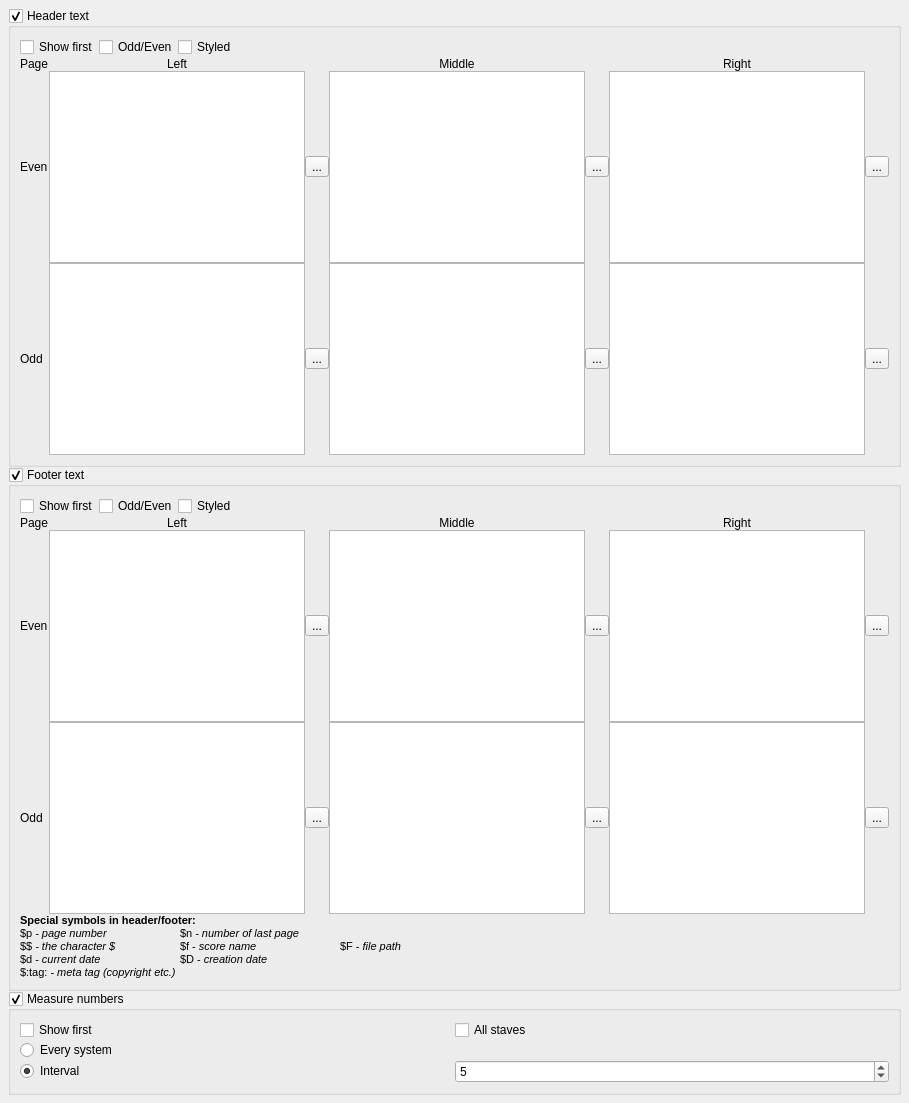
     <widget class="QWidget" name="Seite3">
      <layout class="QGridLayout" name="gridLayout_10">
       <property name="margin">
        <number>8</number>
       </property>
       <property name="spacing">
        <number>0</number>
       </property>
       <item row="0" column="0">
        <widget class="QGroupBox" name="showHeader">
         <property name="sizePolicy">
          <sizepolicy hsizetype="Preferred" vsizetype="Expanding">
           <horstretch>0</horstretch>
           <verstretch>0</verstretch>
          </sizepolicy>
         </property>
         <property name="title">
          <string>Header text</string>
         </property>
         <property name="flat">
          <bool>false</bool>
         </property>
         <property name="checkable">
          <bool>true</bool>
         </property>
         <layout class="QVBoxLayout" name="verticalLayout_23">
          <property name="spacing">
           <number>0</number>
          </property>
          <item>
           <layout class="QHBoxLayout" name="horizontalLayout_4">
            <item>
             <widget class="QCheckBox" name="showHeaderFirstPage">
              <property name="toolTip">
               <string>show header also on first page</string>
              </property>
              <property name="text">
               <string>Show first</string>
              </property>
             </widget>
            </item>
            <item>
             <widget class="QCheckBox" name="headerOddEven">
              <property name="toolTip">
               <string>use odd even page header</string>
              </property>
              <property name="text">
               <string>Odd/Even</string>
              </property>
             </widget>
            </item>
            <item>
             <widget class="QCheckBox" name="headerStyled">
              <property name="text">
               <string>Styled</string>
              </property>
             </widget>
            </item>
            <item>
             <spacer name="horizontalSpacer_4">
              <property name="orientation">
               <enum>Qt::Horizontal</enum>
              </property>
              <property name="sizeHint" stdset="0">
               <size>
                <width>40</width>
                <height>20</height>
               </size>
              </property>
             </spacer>
            </item>
           </layout>
          </item>
          <item>
           <layout class="QGridLayout" name="gridLayout_5">
            <item row="0" column="1">
             <widget class="QLabel" name="label_5">
              <property name="text">
               <string>Left</string>
              </property>
              <property name="alignment">
               <set>Qt::AlignCenter</set>
              </property>
             </widget>
            </item>
            <item row="0" column="3">
             <widget class="QLabel" name="label_6">
              <property name="text">
               <string>Middle</string>
              </property>
              <property name="alignment">
               <set>Qt::AlignCenter</set>
              </property>
             </widget>
            </item>
            <item row="0" column="5">
             <widget class="QLabel" name="label_7">
              <property name="text">
               <string>Right</string>
              </property>
              <property name="alignment">
               <set>Qt::AlignCenter</set>
              </property>
             </widget>
            </item>
            <item row="1" column="0">
             <widget class="QLabel" name="label_67">
              <property name="text">
               <string>Even</string>
              </property>
             </widget>
            </item>
            <item row="1" column="1">
             <widget class="QTextEdit" name="evenHeaderL">
              <property name="sizePolicy">
               <sizepolicy hsizetype="Expanding" vsizetype="Expanding">
                <horstretch>0</horstretch>
                <verstretch>0</verstretch>
               </sizepolicy>
              </property>
              <property name="minimumSize">
               <size>
                <width>0</width>
                <height>30</height>
               </size>
              </property>
              <property name="maximumSize">
               <size>
                <width>16777215</width>
                <height>16777215</height>
               </size>
              </property>
             </widget>
            </item>
            <item row="1" column="2">
             <widget class="QToolButton" name="editEvenHeaderL">
              <property name="toolTip">
               <string>edit even page header</string>
              </property>
              <property name="text">
               <string>...</string>
              </property>
             </widget>
            </item>
            <item row="1" column="3">
             <widget class="QTextEdit" name="evenHeaderC">
              <property name="sizePolicy">
               <sizepolicy hsizetype="Expanding" vsizetype="Expanding">
                <horstretch>0</horstretch>
                <verstretch>0</verstretch>
               </sizepolicy>
              </property>
              <property name="minimumSize">
               <size>
                <width>0</width>
                <height>30</height>
               </size>
              </property>
              <property name="maximumSize">
               <size>
                <width>16777215</width>
                <height>16777215</height>
               </size>
              </property>
             </widget>
            </item>
            <item row="1" column="4">
             <widget class="QToolButton" name="editEvenHeaderC">
              <property name="toolTip">
               <string>edit even page header</string>
              </property>
              <property name="text">
               <string>...</string>
              </property>
             </widget>
            </item>
            <item row="1" column="5">
             <widget class="QTextEdit" name="evenHeaderR">
              <property name="sizePolicy">
               <sizepolicy hsizetype="Expanding" vsizetype="Expanding">
                <horstretch>0</horstretch>
                <verstretch>0</verstretch>
               </sizepolicy>
              </property>
              <property name="minimumSize">
               <size>
                <width>0</width>
                <height>30</height>
               </size>
              </property>
              <property name="maximumSize">
               <size>
                <width>16777215</width>
                <height>16777215</height>
               </size>
              </property>
             </widget>
            </item>
            <item row="1" column="6">
             <widget class="QToolButton" name="editEvenHeaderR">
              <property name="toolTip">
               <string>edit even page header</string>
              </property>
              <property name="text">
               <string>...</string>
              </property>
             </widget>
            </item>
            <item row="2" column="0">
             <widget class="QLabel" name="label_66">
              <property name="text">
               <string>Odd</string>
              </property>
             </widget>
            </item>
            <item row="2" column="1">
             <widget class="QTextEdit" name="oddHeaderL">
              <property name="minimumSize">
               <size>
                <width>0</width>
                <height>30</height>
               </size>
              </property>
              <property name="maximumSize">
               <size>
                <width>16777215</width>
                <height>16777215</height>
               </size>
              </property>
             </widget>
            </item>
            <item row="2" column="2">
             <widget class="QToolButton" name="editOddHeaderL">
              <property name="toolTip">
               <string>add odd page header</string>
              </property>
              <property name="text">
               <string>...</string>
              </property>
             </widget>
            </item>
            <item row="2" column="3">
             <widget class="QTextEdit" name="oddHeaderC">
              <property name="minimumSize">
               <size>
                <width>0</width>
                <height>30</height>
               </size>
              </property>
              <property name="maximumSize">
               <size>
                <width>16777215</width>
                <height>16777215</height>
               </size>
              </property>
             </widget>
            </item>
            <item row="2" column="4">
             <widget class="QToolButton" name="editOddHeaderC">
              <property name="toolTip">
               <string>add odd page header</string>
              </property>
              <property name="text">
               <string>...</string>
              </property>
             </widget>
            </item>
            <item row="2" column="5">
             <widget class="QTextEdit" name="oddHeaderR">
              <property name="minimumSize">
               <size>
                <width>0</width>
                <height>30</height>
               </size>
              </property>
              <property name="maximumSize">
               <size>
                <width>16777215</width>
                <height>16777215</height>
               </size>
              </property>
             </widget>
            </item>
            <item row="2" column="6">
             <widget class="QToolButton" name="editOddHeaderR">
              <property name="toolTip">
               <string>add odd page header</string>
              </property>
              <property name="text">
               <string>...</string>
              </property>
             </widget>
            </item>
            <item row="0" column="0">
             <widget class="QLabel" name="label_93">
              <property name="text">
               <string>Page</string>
              </property>
             </widget>
            </item>
           </layout>
          </item>
         </layout>
        </widget>
       </item>
       <item row="1" column="0">
        <widget class="QGroupBox" name="showFooter">
         <property name="sizePolicy">
          <sizepolicy hsizetype="Preferred" vsizetype="Expanding">
           <horstretch>0</horstretch>
           <verstretch>0</verstretch>
          </sizepolicy>
         </property>
         <property name="toolTip">
          <string/>
         </property>
         <property name="title">
          <string>Footer text</string>
         </property>
         <property name="flat">
          <bool>false</bool>
         </property>
         <property name="checkable">
          <bool>true</bool>
         </property>
         <layout class="QVBoxLayout" name="verticalLayout_22">
          <property name="spacing">
           <number>0</number>
          </property>
          <item>
           <layout class="QHBoxLayout" name="horizontalLayout_2">
            <item>
             <widget class="QCheckBox" name="showFooterFirstPage">
              <property name="toolTip">
               <string>show footer also on first page</string>
              </property>
              <property name="text">
               <string>Show first</string>
              </property>
             </widget>
            </item>
            <item>
             <widget class="QCheckBox" name="footerOddEven">
              <property name="toolTip">
               <string>use odd even page footer</string>
              </property>
              <property name="text">
               <string>Odd/Even</string>
              </property>
             </widget>
            </item>
            <item>
             <widget class="QCheckBox" name="footerStyled">
              <property name="text">
               <string>Styled</string>
              </property>
             </widget>
            </item>
            <item>
             <spacer name="horizontalSpacer_3">
              <property name="orientation">
               <enum>Qt::Horizontal</enum>
              </property>
              <property name="sizeHint" stdset="0">
               <size>
                <width>40</width>
                <height>20</height>
               </size>
              </property>
             </spacer>
            </item>
           </layout>
          </item>
          <item>
           <layout class="QGridLayout" name="gridLayout_6">
            <item row="2" column="4">
             <widget class="QToolButton" name="editOddFooterC">
              <property name="toolTip">
               <string>edit odd page header</string>
              </property>
              <property name="text">
               <string>...</string>
              </property>
             </widget>
            </item>
            <item row="1" column="0">
             <widget class="QLabel" name="label_80">
              <property name="text">
               <string>Even</string>
              </property>
             </widget>
            </item>
            <item row="1" column="1">
             <widget class="QTextEdit" name="evenFooterL">
              <property name="minimumSize">
               <size>
                <width>0</width>
                <height>30</height>
               </size>
              </property>
             </widget>
            </item>
            <item row="0" column="3">
             <widget class="QLabel" name="label_3">
              <property name="text">
               <string>Middle</string>
              </property>
              <property name="alignment">
               <set>Qt::AlignCenter</set>
              </property>
             </widget>
            </item>
            <item row="1" column="6">
             <widget class="QToolButton" name="editEvenFooterR">
              <property name="toolTip">
               <string>edit even page footer</string>
              </property>
              <property name="text">
               <string>...</string>
              </property>
             </widget>
            </item>
            <item row="2" column="6">
             <widget class="QToolButton" name="editOddFooterR">
              <property name="toolTip">
               <string>edit odd page header</string>
              </property>
              <property name="text">
               <string>...</string>
              </property>
             </widget>
            </item>
            <item row="1" column="2">
             <widget class="QToolButton" name="editEvenFooterL">
              <property name="toolTip">
               <string>edit even page footer</string>
              </property>
              <property name="text">
               <string>...</string>
              </property>
             </widget>
            </item>
            <item row="1" column="3">
             <widget class="QTextEdit" name="evenFooterC">
              <property name="minimumSize">
               <size>
                <width>0</width>
                <height>30</height>
               </size>
              </property>
             </widget>
            </item>
            <item row="2" column="0">
             <widget class="QLabel" name="label_65">
              <property name="text">
               <string>Odd</string>
              </property>
             </widget>
            </item>
            <item row="2" column="1">
             <widget class="QTextEdit" name="oddFooterL">
              <property name="minimumSize">
               <size>
                <width>0</width>
                <height>30</height>
               </size>
              </property>
             </widget>
            </item>
            <item row="0" column="1">
             <widget class="QLabel" name="label_2">
              <property name="sizePolicy">
               <sizepolicy hsizetype="Preferred" vsizetype="Preferred">
                <horstretch>0</horstretch>
                <verstretch>0</verstretch>
               </sizepolicy>
              </property>
              <property name="text">
               <string>Left</string>
              </property>
              <property name="alignment">
               <set>Qt::AlignCenter</set>
              </property>
             </widget>
            </item>
            <item row="1" column="4">
             <widget class="QToolButton" name="editEvenFooterC">
              <property name="toolTip">
               <string>edit even page footer</string>
              </property>
              <property name="text">
               <string>...</string>
              </property>
             </widget>
            </item>
            <item row="2" column="2">
             <widget class="QToolButton" name="editOddFooterL">
              <property name="toolTip">
               <string>edit odd page header</string>
              </property>
              <property name="text">
               <string>...</string>
              </property>
             </widget>
            </item>
            <item row="2" column="3">
             <widget class="QTextEdit" name="oddFooterC">
              <property name="minimumSize">
               <size>
                <width>0</width>
                <height>30</height>
               </size>
              </property>
             </widget>
            </item>
            <item row="1" column="5">
             <widget class="QTextEdit" name="evenFooterR">
              <property name="minimumSize">
               <size>
                <width>0</width>
                <height>30</height>
               </size>
              </property>
             </widget>
            </item>
            <item row="2" column="5">
             <widget class="QTextEdit" name="oddFooterR">
              <property name="minimumSize">
               <size>
                <width>0</width>
                <height>30</height>
               </size>
              </property>
             </widget>
            </item>
            <item row="0" column="5">
             <widget class="QLabel" name="label_4">
              <property name="text">
               <string>Right</string>
              </property>
              <property name="alignment">
               <set>Qt::AlignCenter</set>
              </property>
             </widget>
            </item>
            <item row="0" column="0">
             <widget class="QLabel" name="label_94">
              <property name="text">
               <string>Page</string>
              </property>
             </widget>
            </item>
           </layout>
          </item>
          <item>
           <widget class="QLabel" name="label_68">
            <property name="sizePolicy">
             <sizepolicy hsizetype="Preferred" vsizetype="Preferred">
              <horstretch>0</horstretch>
              <verstretch>0</verstretch>
             </sizepolicy>
            </property>
            <property name="text">
             <string>&lt;!DOCTYPE HTML PUBLIC &quot;-//W3C//DTD HTML 4.0//EN&quot; &quot;http://www.w3.org/TR/REC-html40/strict.dtd&quot;&gt;
&lt;html&gt;&lt;head&gt;&lt;meta name=&quot;qrichtext&quot; content=&quot;1&quot; /&gt;&lt;style type=&quot;text/css&quot;&gt;
p, li { white-space: pre-wrap; }
&lt;/style&gt;&lt;/head&gt;&lt;body style=&quot; font-family:'Ubuntu'; font-size:9pt; font-weight:400; font-style:normal;&quot;&gt;
&lt;p style=&quot; margin-top:0px; margin-bottom:0px; margin-left:0px; margin-right:0px; -qt-block-indent:0; text-indent:0px;&quot;&gt;&lt;span style=&quot; font-family:'Sans Serif'; font-size:8pt; font-weight:600;&quot;&gt;Special symbols in header/footer:&lt;/span&gt;&lt;/p&gt;
&lt;p style=&quot; margin-top:0px; margin-bottom:0px; margin-left:0px; margin-right:0px; -qt-block-indent:0; text-indent:0px;&quot;&gt;&lt;span style=&quot; font-family:'Sans Serif'; font-size:8pt;&quot;&gt;$p &lt;/span&gt;&lt;span style=&quot; font-family:'Sans Serif'; font-size:8pt; font-style:italic;&quot;&gt;- page number    	&lt;/span&gt;&lt;span style=&quot; font-family:'Sans Serif'; font-size:8pt;&quot;&gt;$n&lt;/span&gt;&lt;span style=&quot; font-family:'Sans Serif'; font-size:8pt; font-style:italic;&quot;&gt; - number of last page	&lt;/span&gt;&lt;/p&gt;
&lt;p style=&quot; margin-top:0px; margin-bottom:0px; margin-left:0px; margin-right:0px; -qt-block-indent:0; text-indent:0px;&quot;&gt;&lt;span style=&quot; font-family:'Sans Serif'; font-size:8pt;&quot;&gt;$$&lt;/span&gt;&lt;span style=&quot; font-family:'Sans Serif'; font-size:8pt; font-style:italic;&quot;&gt; - the character $&lt;/span&gt;&lt;span style=&quot; font-family:'Sans Serif'; font-size:8pt;&quot;&gt;     	$f - &lt;/span&gt;&lt;span style=&quot; font-family:'Sans Serif'; font-size:8pt; font-style:italic;&quot;&gt;score name&lt;/span&gt;&lt;span style=&quot; font-family:'Sans Serif'; font-size:8pt;&quot;&gt;	&lt;/span&gt;&lt;span style=&quot; font-family:'Sans Serif'; font-size:8pt; font-style:italic;&quot;&gt; 	&lt;/span&gt;&lt;span style=&quot; font-family:'Sans Serif'; font-size:8pt;&quot;&gt;$F - &lt;/span&gt;&lt;span style=&quot; font-family:'Sans Serif'; font-size:8pt; font-style:italic;&quot;&gt;file path&lt;/span&gt;&lt;/p&gt;
&lt;p style=&quot; margin-top:0px; margin-bottom:0px; margin-left:0px; margin-right:0px; -qt-block-indent:0; text-indent:0px;&quot;&gt;&lt;span style=&quot; font-family:'Sans Serif'; font-size:8pt;&quot;&gt;$d - &lt;/span&gt;&lt;span style=&quot; font-family:'Sans Serif'; font-size:8pt; font-style:italic;&quot;&gt;current date	&lt;/span&gt;&lt;span style=&quot; font-family:'Sans Serif'; font-size:8pt;&quot;&gt;$D - &lt;/span&gt;&lt;span style=&quot; font-family:'Sans Serif'; font-size:8pt; font-style:italic;&quot;&gt;creation date&lt;/span&gt;&lt;/p&gt;
&lt;p style=&quot; margin-top:0px; margin-bottom:0px; margin-left:0px; margin-right:0px; -qt-block-indent:0; text-indent:0px;&quot;&gt;&lt;span style=&quot; font-family:'Sans Serif'; font-size:8pt;&quot;&gt;$:tag: - &lt;/span&gt;&lt;span style=&quot; font-family:'Sans Serif'; font-size:8pt; font-style:italic;&quot;&gt;meta tag (copyright etc.)&lt;/span&gt;&lt;/p&gt;&lt;/body&gt;&lt;/html&gt;</string>
            </property>
            <property name="textFormat">
             <enum>Qt::RichText</enum>
            </property>
            <property name="wordWrap">
             <bool>true</bool>
            </property>
           </widget>
          </item>
         </layout>
        </widget>
       </item>
       <item row="3" column="0">
        <widget class="QGroupBox" name="showMeasureNumber">
         <property name="title">
          <string>Measure numbers</string>
         </property>
         <property name="flat">
          <bool>false</bool>
         </property>
         <property name="checkable">
          <bool>true</bool>
         </property>
         <property name="checked">
          <bool>true</bool>
         </property>
         <layout class="QGridLayout">
          <property name="spacing">
           <number>0</number>
          </property>
          <item row="0" column="0">
           <widget class="QCheckBox" name="showFirstMeasureNumber">
            <property name="text">
             <string>Show first</string>
            </property>
           </widget>
          </item>
          <item row="0" column="1">
           <widget class="QCheckBox" name="showAllStaffsMeasureNumber">
            <property name="text">
             <string>All staves</string>
            </property>
           </widget>
          </item>
          <item row="1" column="0">
           <widget class="QRadioButton" name="showEverySystemMeasureNumber">
            <property name="text">
             <string>Every system</string>
            </property>
           </widget>
          </item>
          <item row="2" column="0">
           <widget class="QRadioButton" name="showIntervalMeasureNumber">
            <property name="text">
             <string>Interval</string>
            </property>
            <property name="checked">
             <bool>true</bool>
            </property>
           </widget>
          </item>
          <item row="2" column="1">
           <widget class="QSpinBox" name="intervalMeasureNumber">
            <property name="minimum">
             <number>1</number>
            </property>
            <property name="value">
             <number>5</number>
            </property>
           </widget>
          </item>
         </layout>
        </widget>
       </item>
      </layout>
     </widget>
